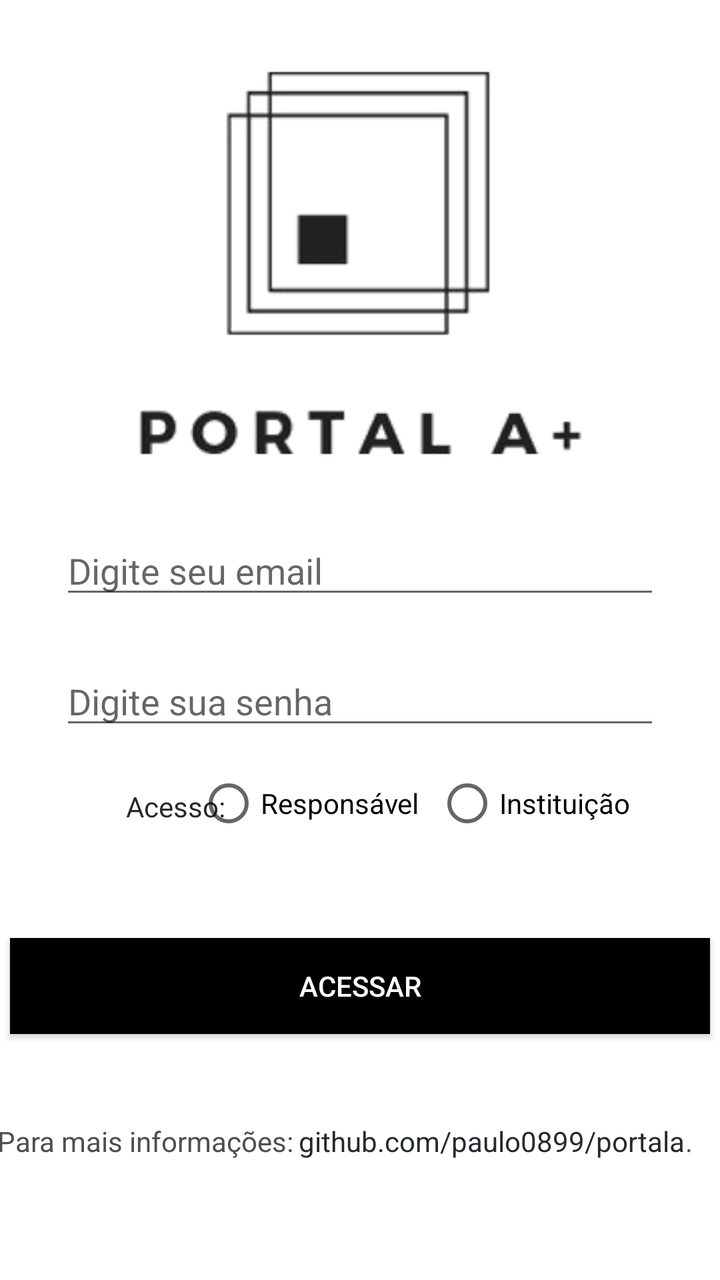
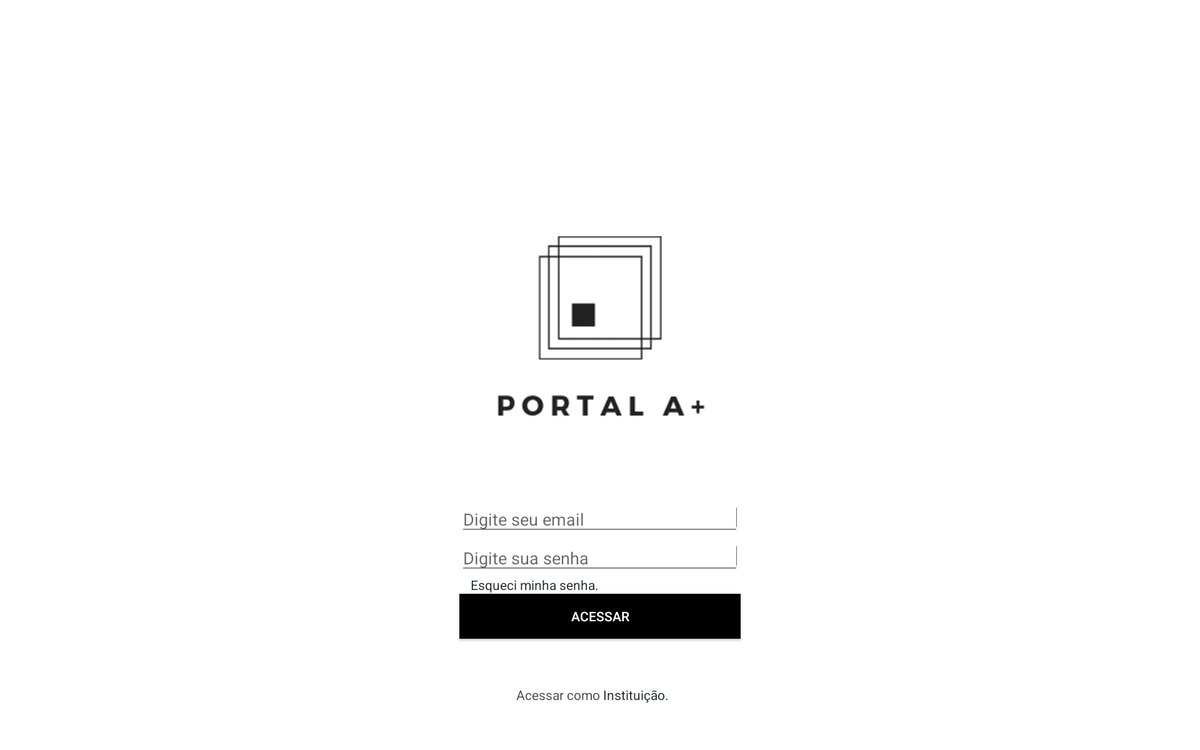

First picture: res/layout/ on a phone held upright. Second picture: the repository's own variant of that layout, on a device whose configuration matches the variant's folder. Source for both follows.
<!-- AndroidManifest.xml: application theme AppTheme -->
<!-- res/layout/activity_login.xml -->
<?xml version="1.0" encoding="utf-8"?>
<androidx.constraintlayout.widget.ConstraintLayout xmlns:android="http://schemas.android.com/apk/res/android"
    xmlns:app="http://schemas.android.com/apk/res-auto"
    xmlns:tools="http://schemas.android.com/tools"
    android:layout_width="match_parent"
    android:layout_height="match_parent"
    android:background="@android:color/white"
    tools:context=".activity.LoginActivity">

    <androidx.constraintlayout.widget.Guideline
        android:id="@+id/guideline"
        android:layout_width="wrap_content"
        android:layout_height="wrap_content"
        android:orientation="vertical"
        app:layout_constraintGuide_percent="0.5" />

    <androidx.constraintlayout.widget.Guideline
        android:id="@+id/guideline2"
        android:layout_width="wrap_content"
        android:layout_height="wrap_content"
        android:orientation="vertical"
        app:layout_constraintGuide_percent="0.05" />

    <androidx.constraintlayout.widget.Guideline
        android:id="@+id/guideline3"
        android:layout_width="wrap_content"
        android:layout_height="wrap_content"
        android:orientation="vertical"
        app:layout_constraintGuide_percent="0.95" />

    <Button
        android:id="@+id/buttonAcessar"
        android:layout_width="350dp"
        android:layout_height="wrap_content"
        android:layout_marginBottom="24dp"
        android:background="@android:color/black"
        android:text="Acessar"
        android:textColor="@android:color/white"
        app:layout_constraintBottom_toBottomOf="parent"
        app:layout_constraintEnd_toStartOf="@+id/guideline3"
        app:layout_constraintStart_toStartOf="@+id/guideline2"
        app:layout_constraintTop_toBottomOf="@+id/editTextSenha" />

    <ImageView
        android:id="@+id/imageView2"
        android:layout_width="223dp"
        android:layout_height="199dp"
        android:layout_marginTop="32dp"
        android:scaleType="centerCrop"
        app:layout_constraintBottom_toBottomOf="parent"
        app:layout_constraintEnd_toStartOf="@+id/guideline3"
        app:layout_constraintStart_toStartOf="@+id/guideline2"
        app:layout_constraintTop_toTopOf="parent"
        app:layout_constraintVertical_bias="0.0"
        app:srcCompat="@drawable/logo" />

    <TextView
        android:id="@+id/textViewLink"
        android:layout_width="wrap_content"
        android:layout_height="wrap_content"
        android:layout_marginStart="3dp"
        android:layout_marginBottom="16dp"
        android:text="github.com/paulo0899/portala"
        android:textColor="@color/colorAccent"
        app:layout_constraintBottom_toBottomOf="parent"
        app:layout_constraintEnd_toEndOf="parent"
        app:layout_constraintEnd_toStartOf="@+id/guideline3"
        app:layout_constraintHorizontal_bias="0.5"
        app:layout_constraintStart_toEndOf="@+id/textViewRodape"
        app:layout_constraintTop_toBottomOf="@+id/buttonAcessar" />

    <TextView
        android:id="@+id/textViewRodape"
        android:layout_width="wrap_content"
        android:layout_height="wrap_content"
        android:layout_marginBottom="16dp"
        android:text="Para mais informações:"
        android:textColor="@color/colorLabelRodape"
        app:layout_constraintBottom_toBottomOf="parent"
        app:layout_constraintEnd_toStartOf="@+id/textViewLink"
        app:layout_constraintHorizontal_bias="0.75"
        app:layout_constraintHorizontal_chainStyle="packed"
        app:layout_constraintStart_toStartOf="parent"
        app:layout_constraintTop_toBottomOf="@+id/buttonAcessar" />

    <TextView
        android:id="@+id/textViewPonto"
        android:layout_width="wrap_content"
        android:layout_height="wrap_content"
        android:layout_marginBottom="16dp"
        android:text="."
        android:textColor="@color/colorLabelRodape"
        app:layout_constraintBottom_toBottomOf="parent"
        app:layout_constraintStart_toEndOf="@+id/textViewLink"
        app:layout_constraintTop_toBottomOf="@+id/buttonAcessar" />

    <EditText
        android:id="@+id/editTextEmail"
        android:layout_width="300dp"
        android:layout_height="wrap_content"
        android:layout_marginTop="32dp"
        android:ems="10"
        android:hint="Digite seu email"
        android:inputType="textEmailAddress"
        app:layout_constraintEnd_toStartOf="@+id/guideline3"
        app:layout_constraintStart_toStartOf="@+id/guideline2"
        app:layout_constraintTop_toBottomOf="@+id/imageView2" />

    <EditText
        android:id="@+id/editTextSenha"
        android:layout_width="300dp"
        android:layout_height="wrap_content"
        android:layout_marginTop="24dp"
        android:ems="10"
        android:hint="Digite sua senha"
        android:inputType="textPassword"
        app:layout_constraintEnd_toStartOf="@+id/guideline3"
        app:layout_constraintStart_toStartOf="@+id/guideline2"
        app:layout_constraintTop_toBottomOf="@+id/editTextEmail" />

    <TextView
        android:id="@+id/textViewTipoAcesso"
        android:layout_width="wrap_content"
        android:layout_height="wrap_content"
        android:layout_marginStart="45dp"
        android:layout_marginTop="24dp"
        android:text="Acesso:"
        android:textColor="@color/colorAccent"
        app:layout_constraintStart_toStartOf="@+id/guideline2"
        app:layout_constraintTop_toBottomOf="@+id/editTextSenha" />

    <RadioGroup
        android:id="@+id/radioGroupAcesso"
        android:layout_width="wrap_content"
        android:layout_height="wrap_content"
        android:layout_marginEnd="60dp"
        android:orientation="horizontal"
        app:layout_constraintEnd_toStartOf="@+id/guideline3"
        app:layout_constraintHorizontal_bias="0.37"
        app:layout_constraintStart_toEndOf="@+id/textViewTipoAcesso"
        app:layout_constraintTop_toBottomOf="@+id/editTextSenha">

        <RadioButton
            android:id="@+id/radioButtonUsuario"
            android:layout_width="wrap_content"
            android:layout_height="wrap_content"
            android:layout_marginStart="5dp"
            android:layout_marginTop="16dp"
            android:text="Responsável" />

        <RadioButton
            android:id="@+id/radioButtonAdministracao"
            android:layout_width="wrap_content"
            android:layout_height="wrap_content"
            android:layout_marginStart="8dp"
            android:layout_marginTop="16dp"
            android:text="Instituição" />
    </RadioGroup>

</androidx.constraintlayout.widget.ConstraintLayout>
<!-- resources referenced by this layout -->
<resources>
  <color name="colorAccent">#24292E</color>
  <color name="colorLabelRodape">#4E4E4E</color>
  <!-- drawable logo: jpg bitmap (drawable, 32912 bytes) -->
  <style name="AppTheme" parent="Theme.AppCompat.Light.DarkActionBar">
          
          <item name="colorPrimary">@color/colorPrimary</item>
          <item name="colorPrimaryDark">@color/colorPrimaryDark</item>
          <item name="colorAccent">@color/colorAccent</item>
          <item name="colorBackgroundFloating">@color/colorBackgroundApp</item>
      </style>
  <color name="colorPrimary">#24292E</color>
  <color name="colorPrimaryDark">#1E2227</color>
  <color name="colorBackgroundApp">#FAFBFC</color>
</resources>
<!-- res/layout-xlarge/activity_login.xml (the repository's variant of the layout above) -->
<!-- drawn on a large tablet held sideways -->
<?xml version="1.0" encoding="utf-8"?>
<androidx.constraintlayout.widget.ConstraintLayout xmlns:android="http://schemas.android.com/apk/res/android"
    xmlns:app="http://schemas.android.com/apk/res-auto"
    xmlns:tools="http://schemas.android.com/tools"
    android:layout_width="match_parent"
    android:layout_height="match_parent"
    android:background="@android:color/white"
    tools:context=".activity.LoginActivity">

    <androidx.constraintlayout.widget.Guideline
        android:id="@+id/guideline"
        android:layout_width="wrap_content"
        android:layout_height="wrap_content"
        android:orientation="vertical"
        app:layout_constraintGuide_percent="0.5" />

    <androidx.constraintlayout.widget.Guideline
        android:id="@+id/guideline2"
        android:layout_width="wrap_content"
        android:layout_height="wrap_content"
        android:orientation="vertical"
        app:layout_constraintGuide_percent="0.05" />

    <androidx.constraintlayout.widget.Guideline
        android:id="@+id/guideline3"
        android:layout_width="wrap_content"
        android:layout_height="wrap_content"
        android:orientation="vertical"
        app:layout_constraintGuide_percent="0.95" />

    <ImageView
        android:id="@+id/imageViewLogo"
        android:layout_width="223dp"
        android:layout_height="199dp"
        android:layout_marginTop="50dp"
        android:scaleType="centerCrop"
        app:layout_constraintBottom_toBottomOf="parent"
        app:layout_constraintEnd_toStartOf="@+id/guideline3"
        app:layout_constraintHorizontal_bias="0.501"
        app:layout_constraintStart_toStartOf="@+id/guideline2"
        app:layout_constraintTop_toTopOf="parent"
        app:layout_constraintVertical_bias="0.36"
        app:srcCompat="@drawable/logo" />

    <EditText
        android:id="@+id/editTextSenha"
        android:layout_width="300dp"
        android:layout_height="wrap_content"
        android:ems="10"
        android:hint="Digite sua senha"
        android:inputType="textPassword"
        app:layout_constraintEnd_toStartOf="@+id/guideline3"
        app:layout_constraintStart_toStartOf="@+id/guideline2"
        app:layout_constraintTop_toBottomOf="@+id/editTextEmail" />

    <TextView
        android:id="@+id/textViewAlterarSenha"
        android:layout_width="300dp"
        android:layout_height="wrap_content"
        android:layout_marginStart="24dp"
        android:text="Esqueci minha senha."
        android:textColor="@color/colorAccent"
        app:layout_constraintEnd_toStartOf="@+id/guideline3"
        app:layout_constraintStart_toStartOf="@+id/guideline2"
        app:layout_constraintTop_toBottomOf="@+id/editTextSenha" />

    <Button
        android:id="@+id/buttonAcessar"
        android:layout_width="300dp"
        android:layout_height="wrap_content"
        android:background="@android:color/black"
        android:text="Acessar"
        android:textColor="@android:color/white"
        app:layout_constraintEnd_toStartOf="@+id/guideline3"
        app:layout_constraintStart_toStartOf="@+id/guideline2"
        app:layout_constraintTop_toBottomOf="@+id/textViewAlterarSenha" />

    <EditText
        android:id="@+id/editTextEmail"
        android:layout_width="300dp"
        android:layout_height="wrap_content"
        android:layout_marginTop="84dp"
        android:ems="10"
        android:hint="Digite seu email"
        android:inputType="textEmailAddress"
        app:layout_constraintEnd_toStartOf="@+id/guideline3"
        app:layout_constraintStart_toStartOf="@+id/guideline2"
        app:layout_constraintTop_toBottomOf="@+id/imageViewLogo" />

    <TextView
        android:id="@+id/textViewRodape"
        android:layout_width="wrap_content"
        android:layout_height="wrap_content"
        android:text="Acessar como"
        android:textColor="@color/colorLabelRodape"
        app:layout_constraintBottom_toBottomOf="parent"
        app:layout_constraintEnd_toStartOf="@+id/guideline"
        app:layout_constraintHorizontal_bias="1.0"
        app:layout_constraintStart_toStartOf="@+id/guideline2"
        app:layout_constraintTop_toBottomOf="@+id/buttonAcessar" />

    <TextView
        android:id="@+id/textViewAcessoInstituicao"
        android:layout_width="wrap_content"
        android:layout_height="wrap_content"
        android:text=" Instituição."
        android:textColor="@color/colorAccent"
        app:layout_constraintBottom_toBottomOf="parent"
        app:layout_constraintEnd_toStartOf="@+id/guideline3"
        app:layout_constraintHorizontal_bias="0.0"
        app:layout_constraintStart_toStartOf="@+id/guideline"
        app:layout_constraintTop_toBottomOf="@+id/buttonAcessar" />

</androidx.constraintlayout.widget.ConstraintLayout>
